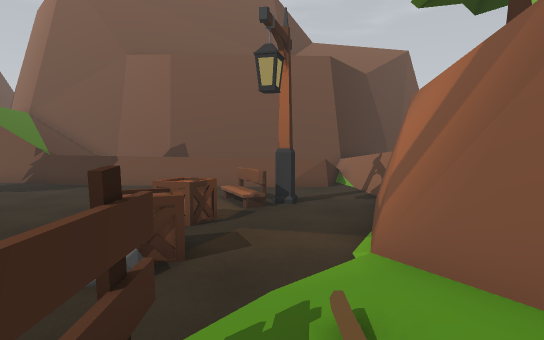
View 1 (above)

17 first-person views from a walk through a scene from a Unity 3-D project. The camera is 1.2 m above the floor, tilts 4° down and sees 75° across. The floor is counted in squares, 1 m on a side. Each view is taken from the middle of a square. On the plan, view 1 faces up. The plan holds only what a view shows up to about 14 squares ahead; the rest is blank. The place goes on beyond the plan. The player is left out.

View 2
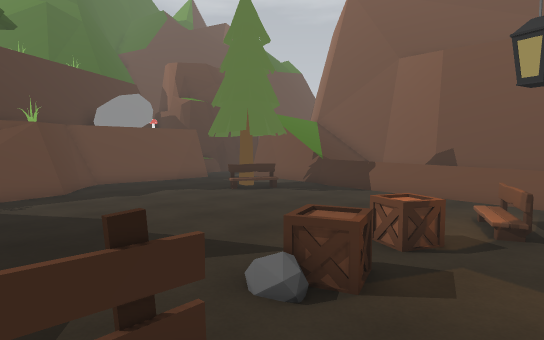

View 3
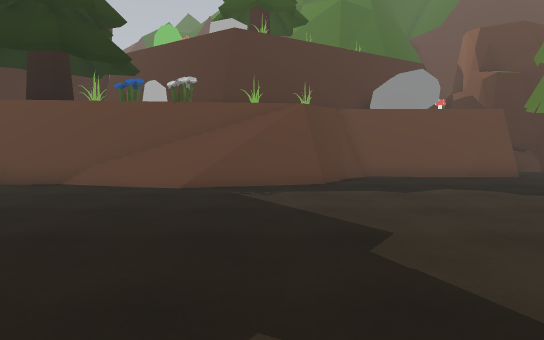

View 4
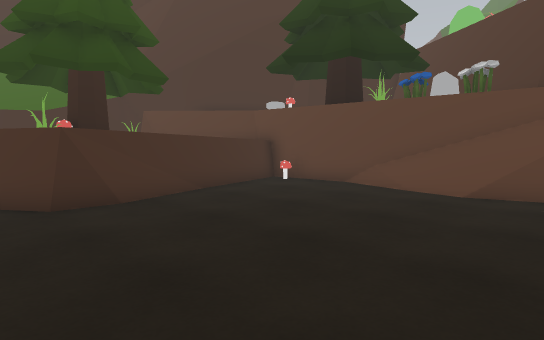

View 5
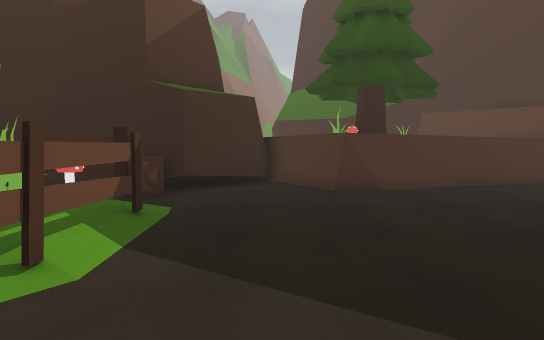

View 6
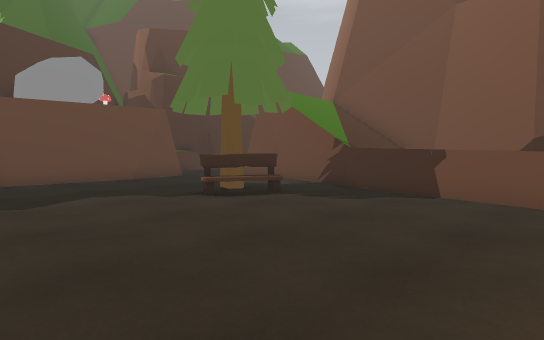

View 7
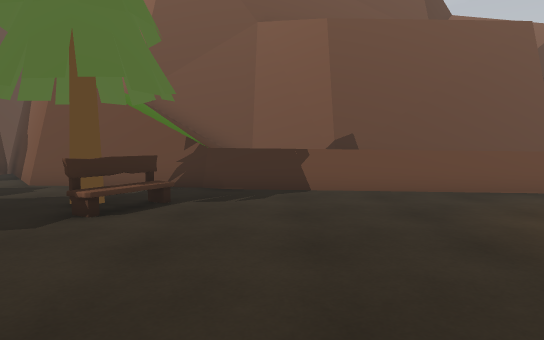

View 8
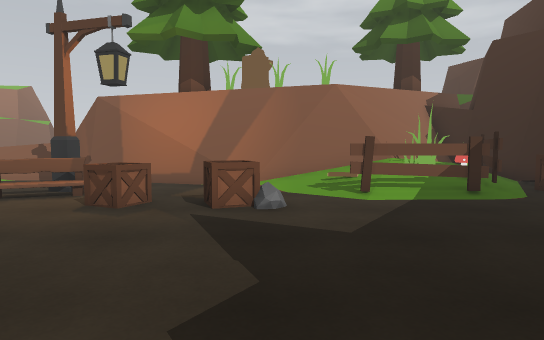

View 9
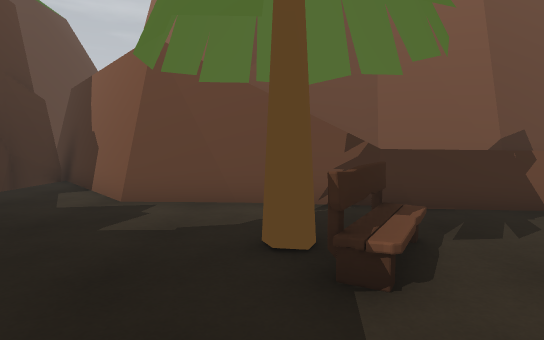

View 10
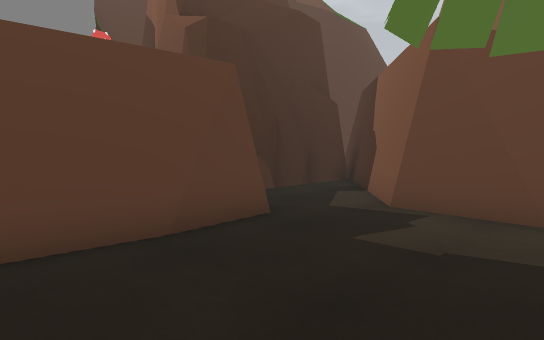

View 11
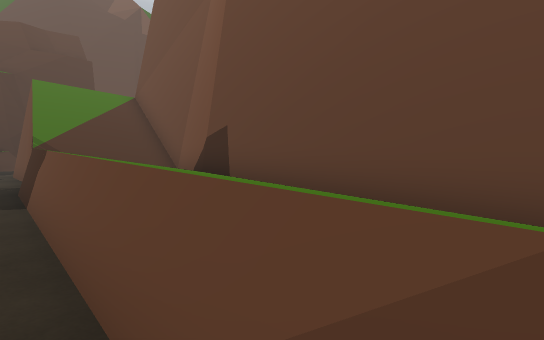

View 12
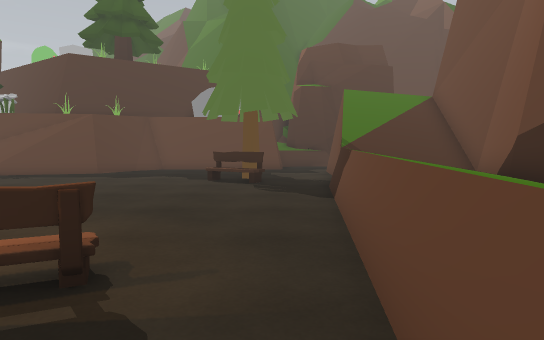

View 13
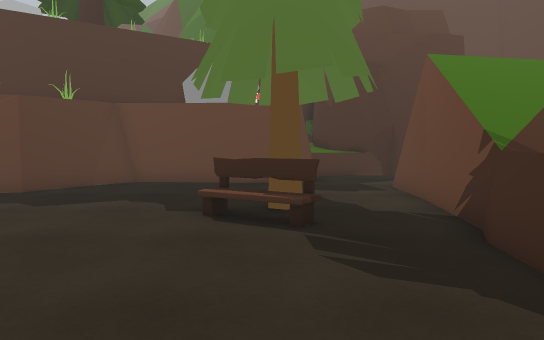

View 14
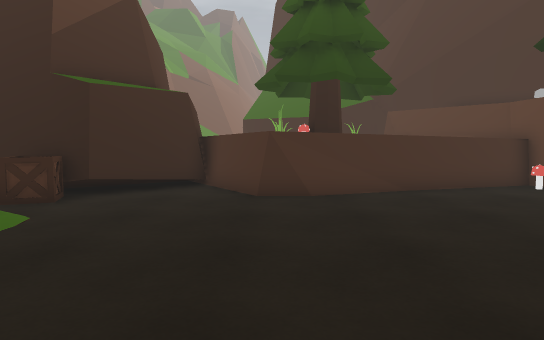

View 15
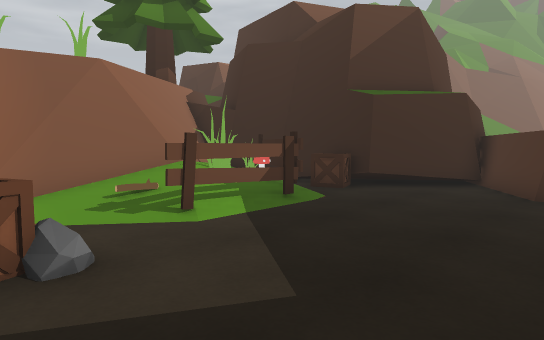

View 16
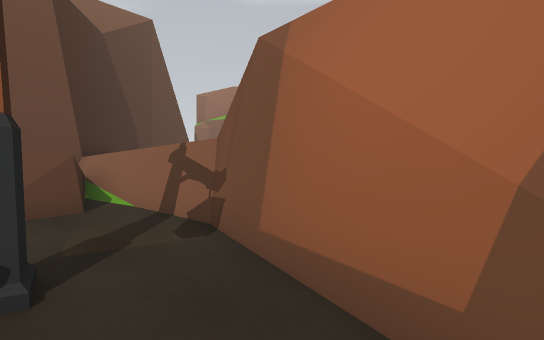

View 17
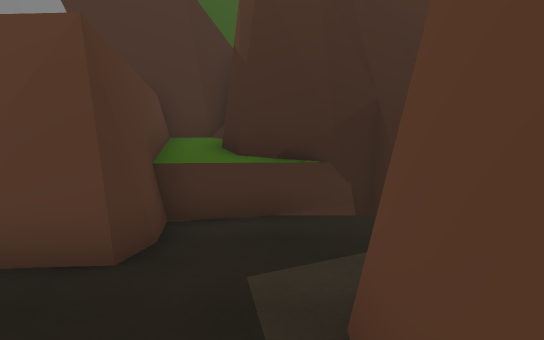

### Floor plan
Key: @ floor where view 1 was taken; # wall or solid block; . floor; / step, stairs or slope; = window, fence, low wall or low ledge; ^ raised ledge; v drop or lower ground; O other object.
Columns run from 20 left of view 1 to 5 right of it. Each row starts with its distance up from view 1.
 20  ##                      #
 19 OO##                    ##
 18 OOO##     #####         ^
 17 OOv.##    ^^^^##########^
 16  Ov..##   ^^^      ^^^ ^
 15  OO...####^^    ^^^^^^^^^
 14  ^=......##^^^^^^^^^^^^=^
 13 ^O^.............===^^^^=^
 12 ^^###.....O............=^
 11 #   #....OO............=#
 10     #.....O........OO..##
  9     #...............O#.#
  8     #.............O....#
  7     #.............OO..##
  6     ##................##
  5     ###...........OO..#
  4    #  ##..........O../#
  3    # O^v............//#
  2    ^^O^//..........O//#
  1    ^^ ^/=..........O//##
  0    ^ OO//..........O@OO##
 -1     O ^#/..........OO  =##
 -2     O ##............OOO =
 -3        #............OOO
 -4        #............O####
 -5        #....#^^^#..#####
 -6        #O#^^^   ^.##
 -7        #^^     O^##
 -8        ^    O    ^#
 -9        ^^   OOO   #

Positions as (right, up) in squares from view 1, and headings:
1: (0, 0), facing up
2: (1, 1), facing up-left
3: (-2, 3), facing left
4: (-3, 3), facing down-left
5: (-3, 5), facing down
6: (-3, 5), facing up-left
7: (-7, 4), facing up
8: (-9, 4), facing right
9: (-11, 7), facing up
10: (-11, 8), facing up-left
11: (2, 12), facing up-left
12: (2, 12), facing left
13: (-4, 11), facing left
14: (-5, 4), facing down
15: (-6, 5), facing down-right
16: (0, 6), facing up-right
17: (-12, 14), facing left
